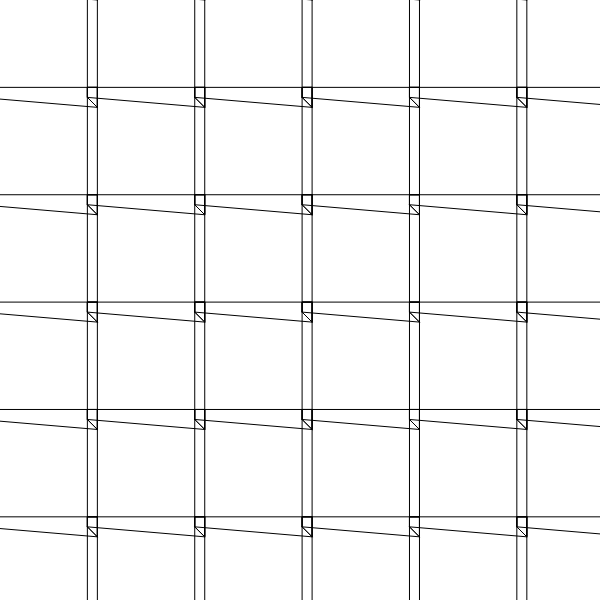
Frame 1 (no input)
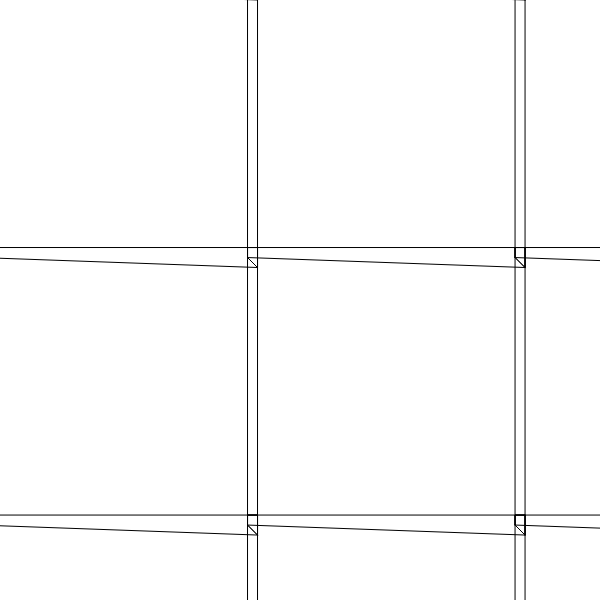
Frame 60 (no input)
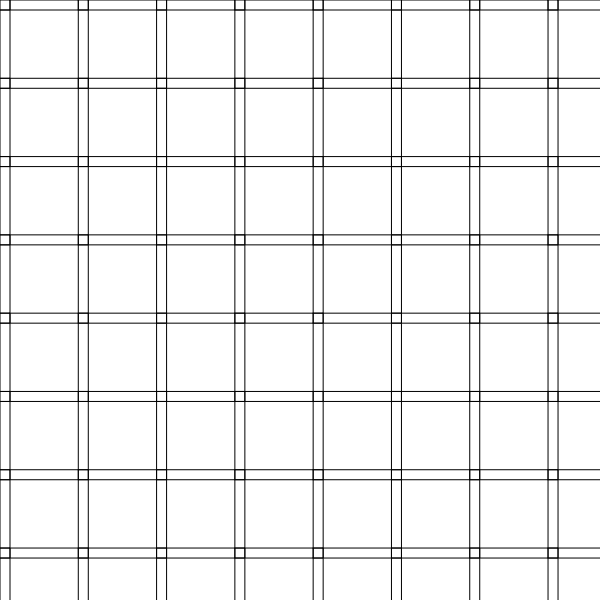
Frame 120 (the mouse pressed at the canvas centre since frame 60)

The p5.js sketch that drew these frames (run headless with seeded random() and noise() and a simulated clock; from frame 60 on, the mouse is pressed at the canvas centre):

// p5.js sketch
// ── sketch.js
// mesh with mouse-driven offset + synthesized-amplitude xstep/ystep stretching.
// Original drove the stretch from mic — substituted with noise/sine signal.

const noc_x = 14;
const noc_y = 14;
let smoothSum = 0;
const cubeS = 10;

function setup() {
  createCanvas(600, 600);
  noStroke();
}

function draw() {
  background(255);

  const mx = map(mouseX, 0, width, -cubeS, cubeS);
  const my = map(mouseY, 0, height, -cubeS, cubeS);

  const fakeAmp = 0.05 + 0.04 * sin(frameCount * 0.04) + 0.03 * noise(frameCount * 0.02);
  smoothSum += (fakeAmp - smoothSum) * 0.5;
  const s = smoothSum * width * 5;
  const xstep = s;
  const ystep = s;

  drawMesh(cubeS, mx, my, xstep, ystep, color(0));
}

function drawMesh(cubeS, mx, my, xstep, ystep, meshClr) {
  const s = cubeS + mx + my;
  let posX = 0;
  let posY = 0;
  const cubes = [];
  for (let i = 0; i < noc_x * noc_y; i++) {
    const a1 = { x: mx + posX, y: posY };
    const a2 = { x: s + posX + mx, y: posY + my };
    const a3 = { x: s + posX + mx, y: s + posY + my };
    const a4 = { x: mx + posX, y: s + posY + my };
    cubes.push([a1, a2, a3, a4]);
    posX += xstep;
    if (i % noc_x === noc_x - 1) {
      posY += ystep;
      posX = 0;
    }
  }

  noFill();
  stroke(meshClr);
  strokeWeight(1);
  for (const c of cubes) {
    beginShape();
    vertex(c[0].x, c[0].y);
    vertex(c[1].x, c[1].y);
    vertex(c[2].x, c[2].y);
    vertex(c[3].x, c[3].y);
    endShape(CLOSE);
  }

  for (let i = 1; i < cubes.length; i++) {
    const ca = cubes[i - 1];
    const cb = cubes[i];
    if (ca[0].y === cb[0].y) {
      beginShape();
      vertex(ca[1].x, ca[1].y);
      vertex(cb[0].x, cb[0].y);
      vertex(cb[3].x, cb[3].y);
      vertex(ca[2].x, ca[2].y);
      endShape(CLOSE);
    }
  }
  for (let i = noc_x; i < cubes.length; i++) {
    const ca = cubes[i - noc_x];
    const cb = cubes[i];
    beginShape();
    vertex(ca[3].x, ca[3].y);
    vertex(ca[2].x, ca[2].y);
    vertex(cb[1].x, cb[1].y);
    vertex(cb[0].x, cb[0].y);
    endShape(CLOSE);
  }
}
